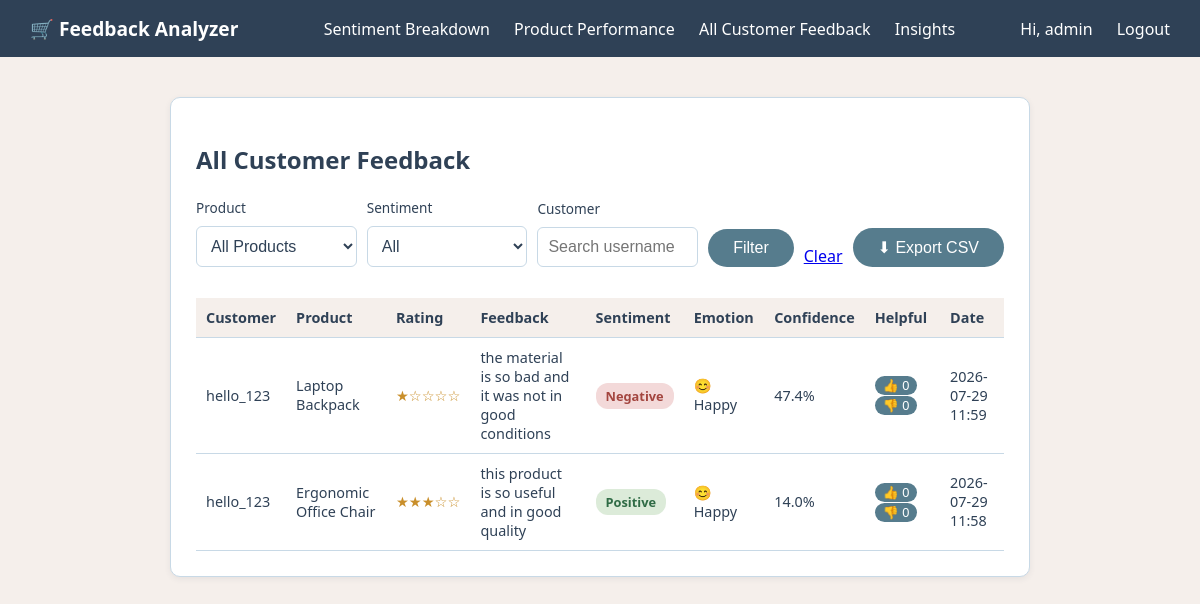
The app's page /admin/feedback (signed in) with its own data.
### tables this page shows
CREATE TABLE feedback (
            id INTEGER PRIMARY KEY AUTOINCREMENT,
            user_id INTEGER NOT NULL,
            product_id INTEGER NOT NULL,
            rating INTEGER NOT NULL,
            review_text TEXT NOT NULL,
            sentiment TEXT NOT NULL,
            score REAL NOT NULL,
            confidence REAL NOT NULL,
            emotion TEXT,
            spam_score INTEGER DEFAULT 0,
            helpful_votes INTEGER DEFAULT 0,
            not_helpful_votes INTEGER DEFAULT 0,
            created_at TEXT NOT NULL,
            FOREIGN KEY (user_id) REFERENCES users(id),
            FOREIGN KEY (product_id) REFERENCES products(id)
        );

CREATE TABLE users (
            id INTEGER PRIMARY KEY AUTOINCREMENT,
            username TEXT UNIQUE NOT NULL,
            password_hash TEXT NOT NULL,
            role TEXT NOT NULL CHECK(role IN ('customer', 'admin'))
        );

CREATE TABLE products (
            id INTEGER PRIMARY KEY AUTOINCREMENT,
            name TEXT UNIQUE NOT NULL
        );

### app.py (the view)
@app.route("/admin/feedback")
@admin_required
def admin_feedback():
    product_id = request.args.get("product_id", type=int)
    sentiment = request.args.get("sentiment")
    username = request.args.get("username")
    if product_id or sentiment or username:
        all_feedback = db.search_feedback(product_id, sentiment, username)
    else:
        all_feedback = db.get_all_feedback()
    products = db.get_all_products()
    return render_template(
        "admin_feedback.html",
        feedback=all_feedback,
        products=products,
        filters={"product_id": product_id, "sentiment": sentiment, "username": username}
    )

### app.py (called while the page is built)
def admin_required(f):
    @wraps(f)
    def wrapper(*args, **kwargs):
        if session.get("role") != "admin":
            return redirect(url_for("login"))
        return f(*args, **kwargs)
    return wrapper

### database.py (called while the page is built)
def get_connection():
    conn = sqlite3.connect(DB_NAME)
    conn.row_factory = sqlite3.Row
    return conn

def get_all_products():
    conn = get_connection()
    products = conn.execute("SELECT * FROM products ORDER BY name").fetchall()
    conn.close()
    return products

def get_all_feedback():
    conn = get_connection()
    rows = conn.execute("""
        SELECT feedback.*, products.name as product_name, users.username
        FROM feedback
        JOIN products ON feedback.product_id = products.id
        JOIN users ON feedback.user_id = users.id
        ORDER BY feedback.created_at DESC
    """).fetchall()
    conn.close()
    return rows

### templates/admin_feedback.html (shortened to what this page needs)
{% extends "base.html" %}
{% block content %}
<div class="card">
  <h2>All Customer Feedback</h2>
  <form method="GET" style="display:flex; gap:10px; align-items:flex-end; margin-bottom: 15px; flex-wrap: wrap;">
    <div style="flex:1; min-width:150px;">
      <label style="font-size:0.85rem;">Product</label>
      <select name="product_id">
        <option value="">All Products</option>
      </select>
    </div>
    <div style="flex:1; min-width:150px;">
      <label style="font-size:0.85rem;">Sentiment</label>
      <select name="sentiment">
        <option value="">All</option>
      </select>
    </div>
    <div style="flex:1; min-width:150px;">
      <label style="font-size:0.85rem;">Customer</label>
      <input type="text" name="username" value="{{ filters.username or '' }}" placeholder="Search username">
    </div>
    <button type="submit" style="margin-bottom:16px;">Filter</button>
    <a href="{{ url_for('admin_feedback') }}" style="margin-bottom:16px;">Clear</a>
    <a href="{{ url_for('export_csv') }}" style="margin-bottom:16px; margin-left:auto;">
      <button type="button">⬇ Export CSV</button>
    </a>
  </form>
  {% if feedback %}
    <table>
      <tr>
        <th>Customer</th>
        <th>Product</th>
        <th>Rating</th>
        <th>Feedback</th>
        <th>Sentiment</th>
        <th>Emotion</th>
        <th>Confidence</th>
        <th>Helpful</th>
        <th>Date</th>
      </tr>
      {% for item in feedback %}
      <tr>
        <td>{{ item.username }}</td>
        <td>{{ item.product_name }}</td>
        <td class="stars">{{ '★' * item.rating }}{{ '☆' * (5 - item.rating) }}</td>
        <td>
          {{ item.review_text }}
        </td>
        <td><span class="badge {{ item.sentiment }}">{{ item.sentiment }}</span></td>
        <td>{{ item.emotion or '—' }}</td>
        <td>{{ item.confidence }}%</td>
        <td>
          <form method="POST" action="{{ url_for('cast_vote', feedback_id=item.id, vote='helpful') }}" style="display:inline;">
            <button type="submit" style="padding:2px 8px; font-size:0.8rem;">👍 {{ item.helpful_votes or 0 }}</button>
          </form>
          <form method="POST" action="{{ url_for('cast_vote', feedback_id=item.id, vote='not_helpful') }}" style="display:inline;">
            <button type="submit" style="padding:2px 8px; font-size:0.8rem;">👎 {{ item.not_helpful_votes or 0 }}</button>
          </form>
        </td>
        <td>{{ item.created_at }}</td>
      </tr>
      {% endfor %}
    </table>
  {% else %}
    <p>No feedback matches these filters.</p>
  {% endif %}
</div>
{% endblock %}

### static/style.css (style rules this page uses)
* { box-sizing: border-box; }
:root { --navy: #2F4156; --teal: #567C8D; --beige: #F5EFEB; --sky: #C8D9E6; --white: #FFFFFF; }
body { font-family: 'Segoe UI', Arial, sans-serif; background-color: var(--beige); color: var(--navy); margin: 0; padding: 0; }
.card { background: var(--white); padding: 25px; border-radius: 10px; border: 1px solid var(--sky); box-shadow: 0 2px 6px rgba(47, 65, 86, 0.08); margin-bottom: 20px; }
h1, h2 { color: var(--navy); }
input, select, textarea { width: 100%; padding: 10px; margin: 8px 0 16px; border: 1px solid var(--sky); border-radius: 6px; font-size: 1rem; background-color: var(--white); color: var(--navy); }
button { background-color: var(--teal); color: var(--white); border: none; padding: 10px 25px; border-radius: 20px; font-size: 1rem; cursor: pointer; transition: background-color 0.2s ease; }
table { width: 100%; border-collapse: collapse; margin-top: 10px; }
th, td { text-align: left; padding: 10px; border-bottom: 1px solid var(--sky); font-size: 0.9rem; color: var(--navy); }
th { background-color: var(--beige); }
.badge { padding: 4px 10px; border-radius: 12px; font-size: 0.8rem; font-weight: bold; }
.badge.Positive { background: #dcebd9; color: #2f6b45; }
.badge.Negative { background: #f3d9d9; color: #a3453f; }
.stars { color: #c98f2b; }

### records on screen
feedback: username "hello_123", product_name "Laptop Backpack", rating "★", rating "☆☆☆☆", review_text "the material is so bad and it was not in good conditions", sentiment "Negative", emotion "😊 Happy", confidence "47.4", helpful_votes "0", not_helpful_votes "0", created_at "2026-07-29 11:59"
feedback: username "hello_123", product_name "Ergonomic Office Chair", rating "★★★", rating "☆☆", review_text "this product is so useful and in good quality", sentiment "Positive", emotion "😊 Happy", confidence "14.0", helpful_votes "0", not_helpful_votes "0", created_at "2026-07-29 11:58"

### other values on screen
{{ session.get('username', '') }} "admin"
